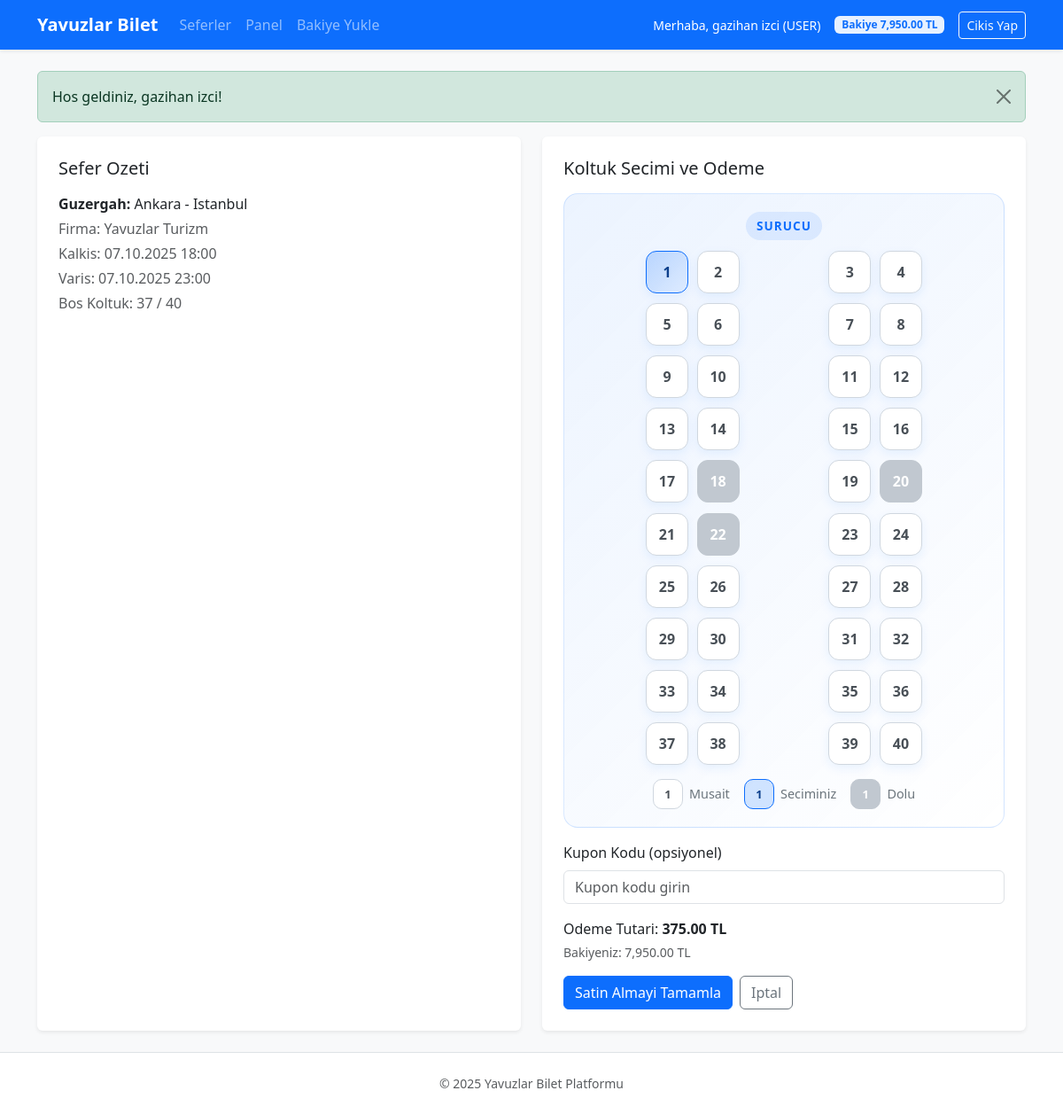
/purchase.php?trip_id=2bb2892a-f9cb-41e5-a2ec-fc3566166bdb (signed in), run on the app's committed database.
### tables this page shows
CREATE TABLE users (
            id TEXT PRIMARY KEY,
            full_name TEXT NOT NULL,
            email TEXT NOT NULL UNIQUE,
            role TEXT NOT NULL CHECK(role IN ("user", "company", "admin")),
            password TEXT NOT NULL,
            company_id TEXT,
            balance REAL NOT NULL DEFAULT 0,
            created_at TEXT NOT NULL DEFAULT CURRENT_TIMESTAMP,
            FOREIGN KEY (company_id) REFERENCES bus_companies(id) ON DELETE SET NULL
        );

CREATE TABLE trips (
            id TEXT PRIMARY KEY,
            company_id TEXT NOT NULL,
            departure_city TEXT NOT NULL,
            destination_city TEXT NOT NULL,
            departure_time TEXT NOT NULL,
            arrival_time TEXT,
            price REAL NOT NULL,
            capacity INTEGER NOT NULL,
            created_date TEXT NOT NULL DEFAULT CURRENT_TIMESTAMP,
            FOREIGN KEY (company_id) REFERENCES bus_companies(id) ON DELETE CASCADE
        );

CREATE TABLE bus_companies (
            id TEXT PRIMARY KEY,
            name TEXT NOT NULL UNIQUE,
            logo_path TEXT,
            created_at TEXT NOT NULL DEFAULT CURRENT_TIMESTAMP
        );

### includes/config.php (called while the page is built, shortened)
<?php
function db(): PDO
{
    static $pdo = null;
    if ($pdo === null) {
        $pdo = new PDO('sqlite:' . DB_PATH);
        $pdo->setAttribute(PDO::ATTR_ERRMODE, PDO::ERRMODE_EXCEPTION);
        $pdo->exec('PRAGMA foreign_keys = ON');
    }
    return $pdo;
}
function current_user(): ?array
{
    return $_SESSION['user'] ?? null;
}
function flash(string $key, ?string $message = null): ?string
{
    if (isset($_SESSION['flash'][$key])) {
        $msg = $_SESSION['flash'][$key];
        return $msg;
    }
    return null;
}
function sanitize(string $value): string
{
    return htmlspecialchars($value, ENT_QUOTES, 'UTF-8');
}
?>

### includes/helpers.php (called while the page is built, shortened)
<?php
require_once __DIR__ . '/config.php';
function find_user_by_id(string $id): ?array
{
    $stmt = db()->prepare('SELECT * FROM users WHERE id = :id');
    $stmt->execute([':id' => $id]);
    $user = $stmt->fetch(PDO::FETCH_ASSOC);
    return $user ?: null;
}
function refresh_user_session(): void
{
    $user = current_user();
    $fresh = find_user_by_id($user['id']);
}
function upcoming_trip(string $tripId): ?array
{
    $stmt = db()->prepare(
        'SELECT trips.*, bus_companies.name AS company_name,
            (
                SELECT COUNT(bs.id) FROM tickets t2
                JOIN booked_seats bs ON bs.ticket_id = t2.id
                WHERE t2.trip_id = trips.id AND t2.status = "active"
            ) AS booked_count
         FROM trips JOIN bus_companies ON trips.company_id = bus_companies.id WHERE trips.id = :id'
    );
    $stmt->execute([':id' => $tripId]);
    $trip = $stmt->fetch(PDO::FETCH_ASSOC);
    $takenSeats = taken_seats_for_trip($tripId);
    $trip['taken_seats'] = $takenSeats;
    $trip['seats_total'] = (int)$trip['capacity'];
    $trip['seats_available'] = max(0, $trip['seats_total'] - count($takenSeats));
    return $trip;
}
function taken_seats_for_trip(string $tripId): array
{
    $stmt = db()->prepare('SELECT bs.seat_number FROM tickets t JOIN booked_seats bs ON bs.ticket_id = t.id WHERE t.trip_id = :trip AND t.status = "active"');
    $stmt->execute([':trip' => $tripId]);
    $seats = $stmt->fetchAll(PDO::FETCH_COLUMN);
    return array_map('intval', $seats ?: []);
}
function generate_seat_layout(int $capacity): array
{
    $layout = [];
    $seat = 1;
    while ($seat <= $capacity) {
        $row = ['left' => [], 'right' => []];
        for ($i = 0; $i < 2 && $seat <= $capacity; $i++, $seat++) {
            $row['left'][] = $seat;
        }
        for ($i = 0; $i < 2 && $seat <= $capacity; $i++, $seat++) {
            $row['right'][] = $seat;
        }
        $layout[] = $row;
    }
    return $layout;
}
function format_datetime(string $value): string
{
    $dt = new DateTimeImmutable($value);
    return $dt->format('d.m.Y H:i');
}
?>

### purchase.php (the view, shortened to what this page needs)
<?php declare(strict_types=1);
require_once __DIR__ . '/includes/helpers.php';
refresh_user_session();
$tripId = isset($_GET['trip_id']) ? trim((string)$_GET['trip_id']) : '';
$trip = $tripId !== '' ? upcoming_trip($tripId) : null;
$takenSeats = taken_seats_for_trip($trip['id']);
$seatLayout = generate_seat_layout((int)$trip['capacity']);
$availableSeats = array_values(array_diff(range(1, (int)$trip['capacity']), $takenSeats));
$selectedSeat = $availableSeats[0] ?? null;
$appliedCoupon = null;
$couponCode = '';
$canPurchase = !empty($availableSeats);
require __DIR__ . '/includes/header.php';
?>
<section class="row g-4">
    <div class="col-lg-6">
        <div class="card border-0 shadow-sm card-lift h-100">
            <div class="card-body p-4">
                <h2 class="h5 mb-3">Sefer Ozeti</h2>
                <p class="mb-1"><strong>Guzergah:</strong> <?php echo sanitize($trip['departure_city']); ?> - <?php echo sanitize($trip['destination_city']); ?></p>
                <p class="mb-1 text-muted">Firma: <?php echo sanitize($trip['company_name']); ?></p>
                <p class="mb-1 text-muted">Kalkis: <?php echo format_datetime($trip['departure_time']); ?></p>
                <?php if (!empty($trip['arrival_time'])): ?>
                    <p class="mb-1 text-muted">Varis: <?php echo format_datetime($trip['arrival_time']); ?></p>
                <?php endif; ?>
                <p class="mb-0 text-muted">Bos Koltuk: <?php echo max(0, (int)$trip['seats_available']); ?> / <?php echo (int)$trip['seats_total']; ?></p>
            </div>
        </div>
    </div>
    <div class="col-lg-6">
        <div class="card border-0 shadow-sm card-lift h-100">
            <div class="card-body p-4">
                <h2 class="h5 mb-3">Koltuk Secimi ve Odeme</h2>
                <form method="post" class="row g-3">
                    <div class="col-12">
                        <div class="seat-map-wrapper">
                            <div class="bus-front">Surucu</div>
                            <div class="seat-map">
                                <?php foreach ($seatLayout as $row): ?>
                                    <div class="seat-row">
                                        <div class="seat-block">
                                            <?php foreach ($row['left'] as $seatNumber): ?>
                                                <?php
                                                $isReserved = in_array($seatNumber, $takenSeats, true);
                                                $isSelected = $selectedSeat === $seatNumber;
                                                ?>
                                                <label class="seat <?php echo $isReserved ? 'seat-reserved' : ($isSelected ? 'seat-selected' : ''); ?>">
                                                    <span><?php echo $seatNumber; ?></span>
                                                </label>
                                            <?php endforeach; ?>
                                        </div>
                                        <div class="seat-block">
                                            <?php foreach ($row['right'] as $seatNumber): ?>
                                                <?php
                                                $isReserved = in_array($seatNumber, $takenSeats, true);
                                                $isSelected = $selectedSeat === $seatNumber;
                                                ?>
                                                <label class="seat <?php echo $isReserved ? 'seat-reserved' : ($isSelected ? 'seat-selected' : ''); ?>">
                                                    <span><?php echo $seatNumber; ?></span>
                                                </label>
                                            <?php endforeach; ?>
                                        </div>
                                    </div>
                                <?php endforeach; ?>
                            </div>
                            <div class="seat-legend">
                                <span class="seat-legend-item"><span class="seat-sample seat-sample-available">1</span> Musait</span>
                                <span class="seat-legend-item"><span class="seat-sample seat-sample-selected">1</span> Seciminiz</span>
                                <span class="seat-legend-item"><span class="seat-sample seat-sample-reserved">1</span> Dolu</span>
                            </div>
                        </div>
                    </div>
                    <div class="col-12">
                        <label class="form-label" for="coupon">Kupon Kodu (opsiyonel)</label>
                        <input class="form-control" type="text" name="coupon" id="coupon" value="<?php echo sanitize($couponCode); ?>" maxlength="20" placeholder="Kupon kodu girin">
                    </div>
                    <div class="col-12">
                        <div class="d-flex flex-column gap-1">
                            <span>Odeme Tutari: <strong><?php echo number_format($appliedCoupon ? max(0.0, (float)$trip['price'] - calculate_coupon_discount($appliedCoupon, (float)$trip['price'])) : (float)$trip['price'], 2); ?> TL</strong></span>
                            <span class="text-muted small">Bakiyeniz: <?php echo number_format((float)$user['balance'], 2); ?> TL</span>
                        </div>
                    </div>
                    <div class="col-12 d-flex gap-2">
                        <button class="btn btn-primary" type="submit" <?php echo !$canPurchase ? 'disabled' : ''; ?>>Satin Almayi Tamamla</button>
                        <a class="btn btn-outline-secondary" href="index.php">Iptal</a>
                    </div>
                </form>
            </div>
        </div>
    </div>
</section>
<?php require __DIR__ . '/includes/footer.php'; ?>

### includes/header.php (shortened to what this page needs)
<?php
require_once __DIR__ . '/config.php';
$user = current_user();
?>
<!DOCTYPE html>
<html lang="tr">
<head>
    <link href="https://cdn.jsdelivr.net/npm/bootstrap@5.3.3/dist/css/bootstrap.min.css" rel="stylesheet">
    <link rel="stylesheet" href="assets/style.css">
</head>
<body class="bg-light d-flex flex-column min-vh-100">
<nav class="navbar navbar-expand-lg navbar-dark bg-primary shadow-sm">
    <div class="container">
        <a class="navbar-brand fw-semibold" href="index.php">Yavuzlar Bilet</a>
        <div class="collapse navbar-collapse" id="mainNav">
            <ul class="navbar-nav me-auto mb-2 mb-lg-0">
                <li class="nav-item"><a class="nav-link" href="index.php">Seferler</a></li>
                <?php if ($user): ?>
                    <li class="nav-item"><a class="nav-link" href="dashboard.php">Panel</a></li>
                    <?php if ($user['role'] === 'user'): ?>
                        <li class="nav-item"><a class="nav-link" href="balance_topup.php">Bakiye Yukle</a></li>
                    <?php endif; ?>
                <?php endif; ?>
            </ul>
            <div class="d-flex align-items-center gap-3">
                <?php if ($user): ?>
                    <span class="navbar-text text-white small">
                        Merhaba, <?php echo sanitize($user['name']); ?> (<?php echo strtoupper($user['role']); ?>)
                    </span>
                    <?php if ($user['role'] === 'user'): ?>
                        <span class="badge badge-balance fw-semibold">Bakiye <?php echo number_format((float)$user['balance'], 2); ?> TL</span>
                    <?php endif; ?>
                    <a class="btn btn-outline-light btn-sm" href="logout.php">Cikis Yap</a>
                <?php else: ?>
                    <a class="btn btn-outline-light btn-sm" href="login.php">Giris Yap</a>
                    <a class="btn btn-light btn-sm" href="register.php">Kayit Ol</a>
                <?php endif; ?>
            </div>
        </div>
    </div>
</nav>
<main class="container py-4">
    <?php if ($message = flash('success')): ?>
        <div class="alert alert-success alert-dismissible fade show" role="alert">
            <?php echo sanitize($message); ?>
            <button type="button" class="btn-close" data-bs-dismiss="alert" aria-label="Kapat"></button>
        </div>
    <?php endif; ?>

### assets/style.css (style rules this page uses)
body { font-family: "Segoe UI", Tahoma, sans-serif; }
.card-lift { transition: transform 0.15s ease, box-shadow 0.15s ease; }
.badge-balance { background: rgba(255, 255, 255, 0.9); color: #0d6efd; }
.seat-map-wrapper { background: linear-gradient(135deg, rgba(13, 110, 253, 0.08), rgba(13, 110, 253, 0)); border: 1px solid rgba(13, 110, 253, 0.15); border-radius: 16px; padding: 1.25rem 1rem; }
.bus-front { text-align: center; font-size: 0.85rem; font-weight: 600; text-transform: uppercase; letter-spacing: 1px; color: #0d6efd; background: rgba(13, 110, 253, 0.1); border-radius: 999px; padding: 0.35rem 0.75rem; margin: 0 auto 0.75rem; width: fit-content; }
.seat-map { display: flex; flex-direction: column; gap: 0.7rem; align-items: center; }
.seat-row { display: flex; align-items: center; gap: 2.4rem; }
.seat-block { display: flex; gap: 0.6rem; }
.seat { position: relative; display: inline-flex; align-items: center; justify-content: center; width: 48px; height: 48px; border: 1.5px solid #d0d7df; border-radius: 12px; background: #ffffff; color: #495057; font-weight: 600; cursor: pointer; box-shadow: 0 4px 12px rgba(13, 110, 253, 0.08); transition: transform 0.15s ease, border-color 0.15s ease, box-shadow 0.15s ease, background 0.15s ease; overflow: hidden; }
.seat span { display: inline-flex; align-items: center; justify-content: center; width: 100%; height: 100%; pointer-events: none; }
.seat-selected { border-color: #0d6efd; background: linear-gradient(135deg, rgba(13, 110, 253, 0.24), rgba(13, 110, 253, 0.08)); color: #0b3f8c; }
.seat-reserved { background: #c1c8d0; color: #fff; border-color: #c1c8d0; box-shadow: none; cursor: not-allowed; }
.seat-legend { display: flex; flex-wrap: wrap; gap: 1rem; margin-top: 1rem; justify-content: center; }
.seat-legend-item { display: flex; align-items: center; gap: 0.45rem; font-size: 0.9rem; color: #6c757c; }
.seat-sample { display: inline-flex; align-items: center; justify-content: center; width: 34px; height: 34px; border-radius: 10px; font-weight: 600; font-size: 0.8rem; border: 1.5px solid #d0d7df; background: #ffffff; color: #495057; }
.seat-sample-selected { background: rgba(13, 110, 253, 0.18); border-color: #0d6efd; color: #0b3f8c; }
.seat-sample-reserved { background: #c1c8d0; border-color: #c1c8d0; color: #ffffff; }

### data on the page
users: full_name "gazihan izci", role "USER", balance "7,950.00"
trips: departure_city "Ankara", destination_city "Istanbul", company.name "Yavuzlar Turizm", departure_time "07.10.2025 18:00", arrival_time "07.10.2025 23:00", capacity "40", price "375.00"

### other printed values
$message "Hos geldiniz, gazihan izci!"
max(0, (int)$trip['seats_available']) "37"
$seatNumber "1"
$seatNumber "2"
$seatNumber "3"
$seatNumber "4"
$seatNumber "5"
$seatNumber "6"
$seatNumber "7"
$seatNumber "8"
$seatNumber "9"
$seatNumber "10"
$seatNumber "11"
$seatNumber "12"
$seatNumber "13"
